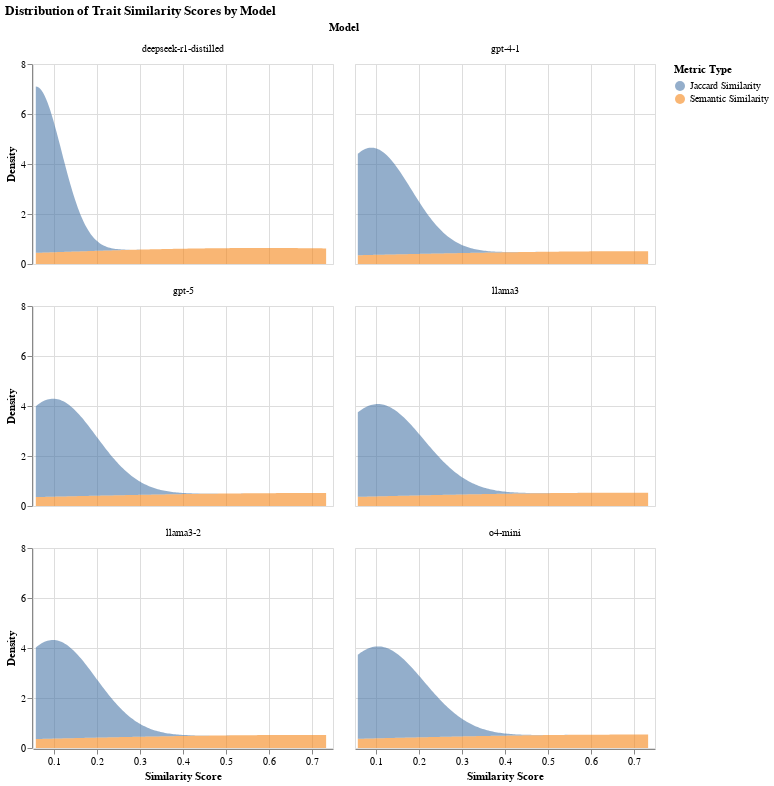

Notebook cell for this chart:
### Code cell
similarity_dist_chart = (
    alt.Chart(combined_similarity)
    .transform_density(
        density="similarity_value",
        as_=["similarity_value", "density"],
        groupby=["metric", "model"],
    )
    .mark_area(opacity=0.6)
    .encode(
        x=alt.X("similarity_value:Q", title="Similarity Score"),
        y=alt.Y("density:Q", title="Density"),
        color=alt.Color("metric:N", title="Metric Type"),
        facet=alt.Facet("model:N", columns=2, title="Model"),
    )
    .properties(
        width=300,
        height=200,
        title="Distribution of Trait Similarity Scores by Model",
    )
)

similarity_dist_chart

### Figure 1 — Vega-Lite specification as saved in the notebook (floating-point values rounded to 4 significant figures)
{"config": {"view": {"continuousWidth": 300, "continuousHeight": 300}}, "data": {"name": "data-b0408330e5a229e945edcc7242a9f42a"}, "mark": {"type": "area", "opacity": 0.6}, "encoding": {"color": {"field": "metric", "title": "Metric Type", "type": "nominal"}, "facet": {"columns": 2, "field": "model", "title": "Model", "type": "nominal"}, "x": {"field": "similarity_value", "title": "Similarity Score", "type": "quantitative"}, "y": {"field": "density", "title": "Density", "type": "quantitative"}}, "height": 200, "title": "Distribution of Trait Similarity Scores by Model", "transform": [{"density": "similarity_value", "groupby": ["metric", "model"], "as": ["similarity_value", "density"]}], "width": 300, "$schema": "https://vega.github.io/schema/vega-lite/v6.1.0.json", "datasets": {"data-b0408330e5a229e945edcc7242a9f42a": [{"model": "deepseek-r1-distilled", "similarity_value": 0.5878, "metric": "Semantic Similarity"}, {"model": "gpt-4-1", "similarity_value": 0.734, "metric": "Semantic Similarity"}, {"model": "gpt-5", "similarity_value": 0.7237, "metric": "Semantic Similarity"}, {"model": "llama3", "similarity_value": 0.7055, "metric": "Semantic Similarity"}, {"model": "llama3-2", "similarity_value": 0.7178, "metric": "Semantic Similarity"}, {"model": "o4-mini", "similarity_value": 0.7013, "metric": "Semantic Similarity"}, {"model": "deepseek-r1-distilled", "similarity_value": 0.05656, "metric": "Jaccard Similarity"}, {"model": "gpt-4-1", "similarity_value": 0.08774, "metric": "Jaccard Similarity"}, {"model": "gpt-5", "similarity_value": 0.09599, "metric": "Jaccard Similarity"}, {"model": "llama3", "similarity_value": 0.1019, "metric": "Jaccard Similarity"}, {"model": "llama3-2", "similarity_value": 0.09543, "metric": "Jaccard Similarity"}, {"model": "o4-mini", "similarity_value": 0.1024, "metric": "Jaccard Similarity"}]}}
